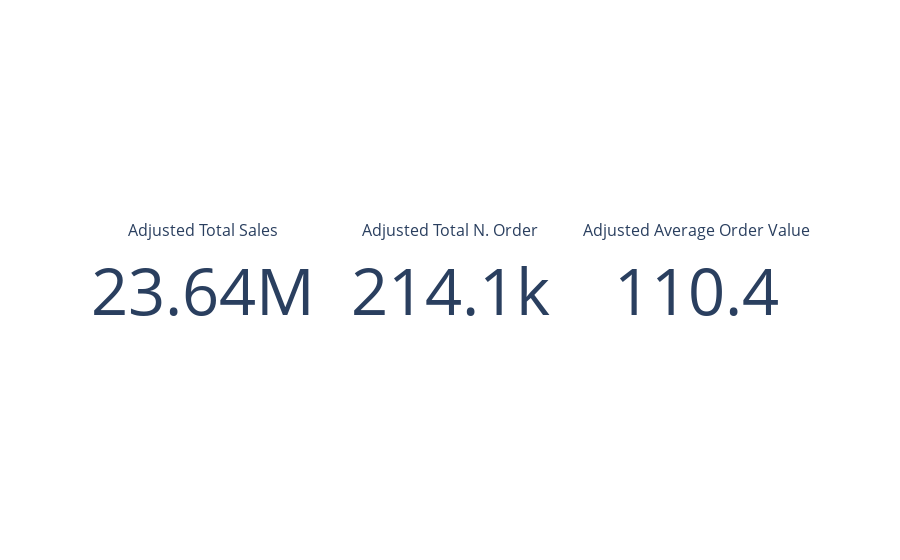

This figure's notebook cell:
### Code cell
fig = go.Figure()

font_size = 65

fig.add_trace(go.Indicator(
    mode = "number",
    value = byOrder_no_outlier['Total price (unit price x product quantity)'].sum(),
    number_font_size = font_size,
    title = {"text": "Adjusted Total Sales"},
    domain = {'x': [0, 1/3], 'y': [0, 1]},))

fig.add_trace(go.Indicator(
    mode = "number",
    value = len(byOrder_no_outlier['Total price (unit price x product quantity)']),
    number_font_size = font_size,
    title = {"text": "Adjusted Total N. Order"},
    domain = {'x': [1/3, 2/3], 'y': [0, 1]}))

fig.add_trace(go.Indicator(
    mode = "number",
    value = byOrder_no_outlier['Total price (unit price x product quantity)'].sum()/len(byOrder_no_outlier['Total price (unit price x product quantity)']),
    number_font_size = font_size,
    title = {"text": "Adjusted Average Order Value"},
    domain = {'x': [2/3, 1], 'y': [0, 1]}))

fig.show()

### Figure 1 — Plotly figure (JSON) as saved in the notebook; plotly's stock layout.template omitted (floating-point values rounded to 4 significant figures)
{"data": [{"domain": {"x": [0, 0.3333], "y": [0, 1]}, "mode": "number", "number": {"font": {"size": 65}}, "title": {"text": "Adjusted Total Sales"}, "type": "indicator", "value": 23640000.0}, {"domain": {"x": [0.3333, 0.6667], "y": [0, 1]}, "mode": "number", "number": {"font": {"size": 65}}, "title": {"text": "Adjusted Total N. Order"}, "type": "indicator", "value": 214118}, {"domain": {"x": [0.6667, 1], "y": [0, 1]}, "mode": "number", "number": {"font": {"size": 65}}, "title": {"text": "Adjusted Average Order Value"}, "type": "indicator", "value": 110.4}], "layout": {}}
